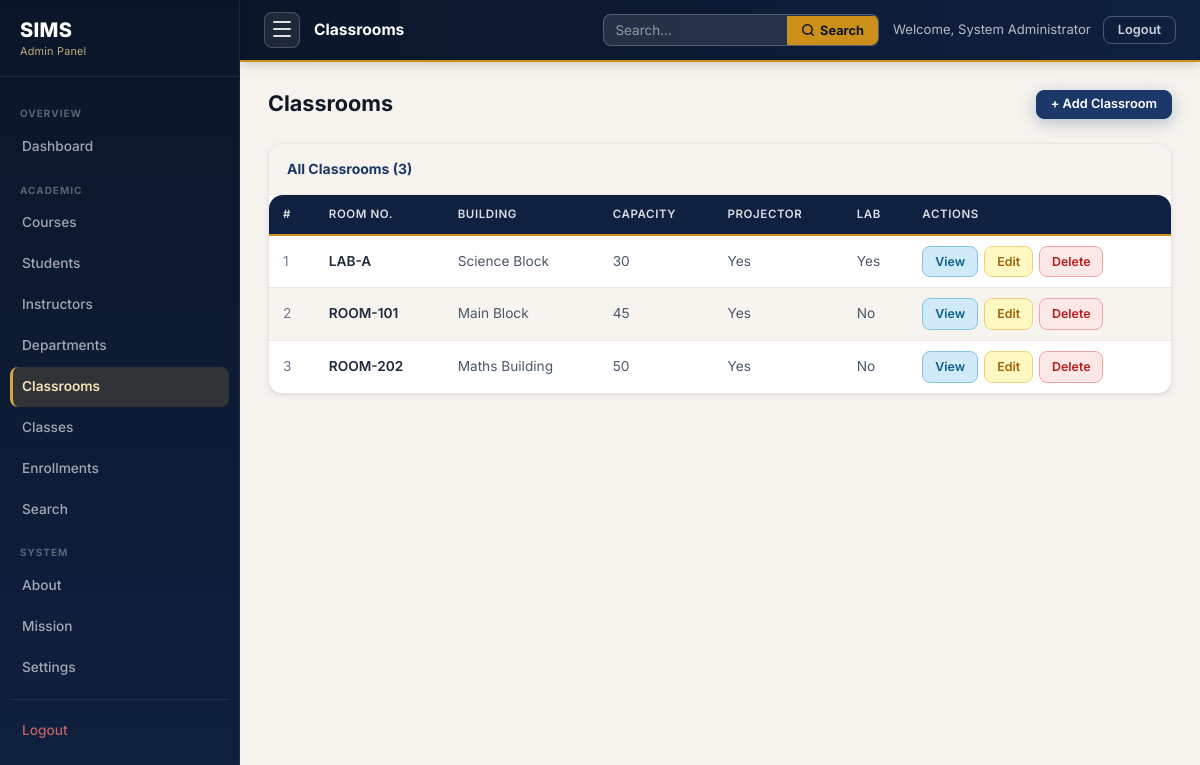
Page /classrooms.php (signed in) on the committed database.
### tables this page shows
CREATE TABLE classrooms (
    classroom_id  INT          NOT NULL AUTO_INCREMENT,
    room_number   VARCHAR(20)  NOT NULL,
    building      VARCHAR(100) NOT NULL,
    capacity      SMALLINT     NOT NULL DEFAULT 30,
    has_projector TINYINT(1)   NOT NULL DEFAULT 0,
    has_lab       TINYINT(1)   NOT NULL DEFAULT 0,

    CONSTRAINT pk_classrooms  PRIMARY KEY (classroom_id),
    CONSTRAINT uq_room_number UNIQUE (room_number)
);

### classrooms.php (the view, shortened to what this page needs)
<?php
require_once '../config.php'; require_once 'admin_auth.php';
$rooms=$pdo->query("SELECT * FROM classrooms ORDER BY room_number")->fetchAll();
require_once '../includes/admin_sidebar.php';
?>
<div class="admin-ph"><div class="admin-ph-row"><h2 class="admin-ph-title">Classrooms</h2><a href="classrooms.php?action=add" class="btn btn-primary btn-sm">+ Add Classroom</a></div></div>
<div class="admin-table-card">
  <div class="admin-table-toolbar"><span class="admin-table-toolbar-title">All Classrooms (<?=count($rooms)?>)</span>
  </div>
  <div class="admin-table-wrap">
    <?php if(empty($rooms)):?><p class="admin-empty">No classrooms found.</p><?php else:?>
    <table id="rooms-table">
      <thead><tr><th>#</th><th>Room No.</th><th>Building</th><th>Capacity</th><th>Projector</th><th>Lab</th><th>Actions</th></tr></thead>
      <tbody>
      <?php foreach($rooms as $i=>$r):?>
        <tr>
          <td style="color:var(--text-muted)"><?=$i+1?></td>
          <td><strong><?=htmlspecialchars($r['room_number'],ENT_QUOTES,'UTF-8')?></strong></td>
          <td><?=htmlspecialchars($r['building'],ENT_QUOTES,'UTF-8')?></td>
          <td><?=(int)$r['capacity']?></td>
          <td><?=$r['has_projector']?'Yes':'No'?></td>
          <td><?=$r['has_lab']?'Yes':'No'?></td>
          <td><div class="act-row">
            <a href="classroom_view.php?id=<?=(int)$r['classroom_id']?>" class="btn-view">View</a>
            <a href="classroom_edit.php?id=<?=(int)$r['classroom_id']?>" class="btn-edit">Edit</a>
            <a href="classroom_delete.php?id=<?=(int)$r['classroom_id']?>" class="btn-delete" onclick="return confirm('Delete room <?=htmlspecialchars($r['room_number'],ENT_QUOTES,'UTF-8')?>?')">Delete</a>
          </div></td>
        </tr>
      <?php endforeach;?>
      </tbody>
    </table>
    <?php endif;?>
  </div>
</div>
<?php require_once '../includes/admin_footer.php'; ?>

### admin.css (style rules this page uses)
.admin-body { background: var(--bg-tinted); display: block; }
.admin-ph { margin-bottom: 24px; }
.admin-ph-row { display: flex; align-items: center; justify-content: space-between; flex-wrap: wrap; gap: 12px; }
.admin-ph-title { font-size: 1.35rem; font-weight: 700; color: var(--text-900); line-height: 1.2; }
.admin-table-card { background: var(--surface); border: 1px solid var(--border-light); border-radius: var(--r-lg); box-shadow: var(--shadow-sm); overflow: hidden; margin-bottom: 24px; }
.admin-table-toolbar { display: flex; align-items: center; justify-content: space-between; flex-wrap: wrap; gap: 12px; padding: 14px 18px; border-bottom: 1px solid var(--border-light); background: var(--bg-tinted); }
.admin-table-toolbar-title { font-size: 0.875rem; font-weight: 700; color: var(--primary); }
.admin-table-wrap { overflow-x: auto; }
.admin-table-wrap table { width: 100%; border-collapse: collapse; font-size: 0.855rem; }
.admin-table-wrap thead tr { background: var(--primary-900); }
.admin-table-wrap thead th { color: rgba(255,255,255,0.85); font-size: 0.72rem; font-weight: 600; text-transform: uppercase; letter-spacing: 0.6px; padding: 10px 14px; text-align: left; white-space: nowrap; border-bottom: 2px solid var(--accent-600); }
.admin-table-wrap tbody tr { border-bottom: 1px solid var(--border-light); transition: background 120ms; }
.admin-table-wrap tbody tr:last-child { border-bottom: none; }
.admin-table-wrap tbody tr:nth-child(even) { background: var(--bg-tinted); }
.admin-table-wrap tbody td { padding: 10px 14px; color: var(--text-secondary); vertical-align: middle; }
.admin-table-wrap tbody td strong { color: var(--text); }
.act-row { display: flex; gap: 6px; flex-wrap: wrap; }
.btn-view { background: var(--info-light); color: var(--info); border: 1px solid var(--info-border); font-size: 0.775rem; padding: 5px 12px; border-radius: var(--r); font-weight: 600; text-decoration: none; white-space: nowrap; display: inline-block; transition: background 140ms; }
.btn-edit { background: var(--warning-light); color: var(--warning); border: 1px solid var(--warning-border); font-size: 0.775rem; padding: 5px 12px; border-radius: var(--r); font-weight: 600; text-decoration: none; white-space: nowrap; display: inline-block; transition: background 140ms; }
.btn-delete { background: var(--error-light); color: var(--error); border: 1px solid var(--error-border); font-size: 0.775rem; padding: 5px 12px; border-radius: var(--r); font-weight: 600; text-decoration: none; white-space: nowrap; display: inline-block; transition: background 140ms; cursor: pointer; }

### rows in the picture
classrooms: room_number "LAB-A", building "Science Block", capacity "30", has_projector "Yes", has_lab "Yes"
classrooms: room_number "ROOM-101", building "Main Block", capacity "45", has_projector "Yes", has_lab "No"
classrooms: room_number "ROOM-202", building "Maths Building", capacity "50", has_projector "Yes", has_lab "No"

### other values in the picture
$label "Dashboard"
$label "Courses"
$label "Students"
$label "Instructors"
$label "Departments"
$label "Classrooms"
$label "Classes"
$label "Enrollments"
$label "Search"
$label "About"
$label "Mission"
$label "Settings"
$pageTitle "Classrooms"
$adminName "System Administrator"
count($rooms) "3"
